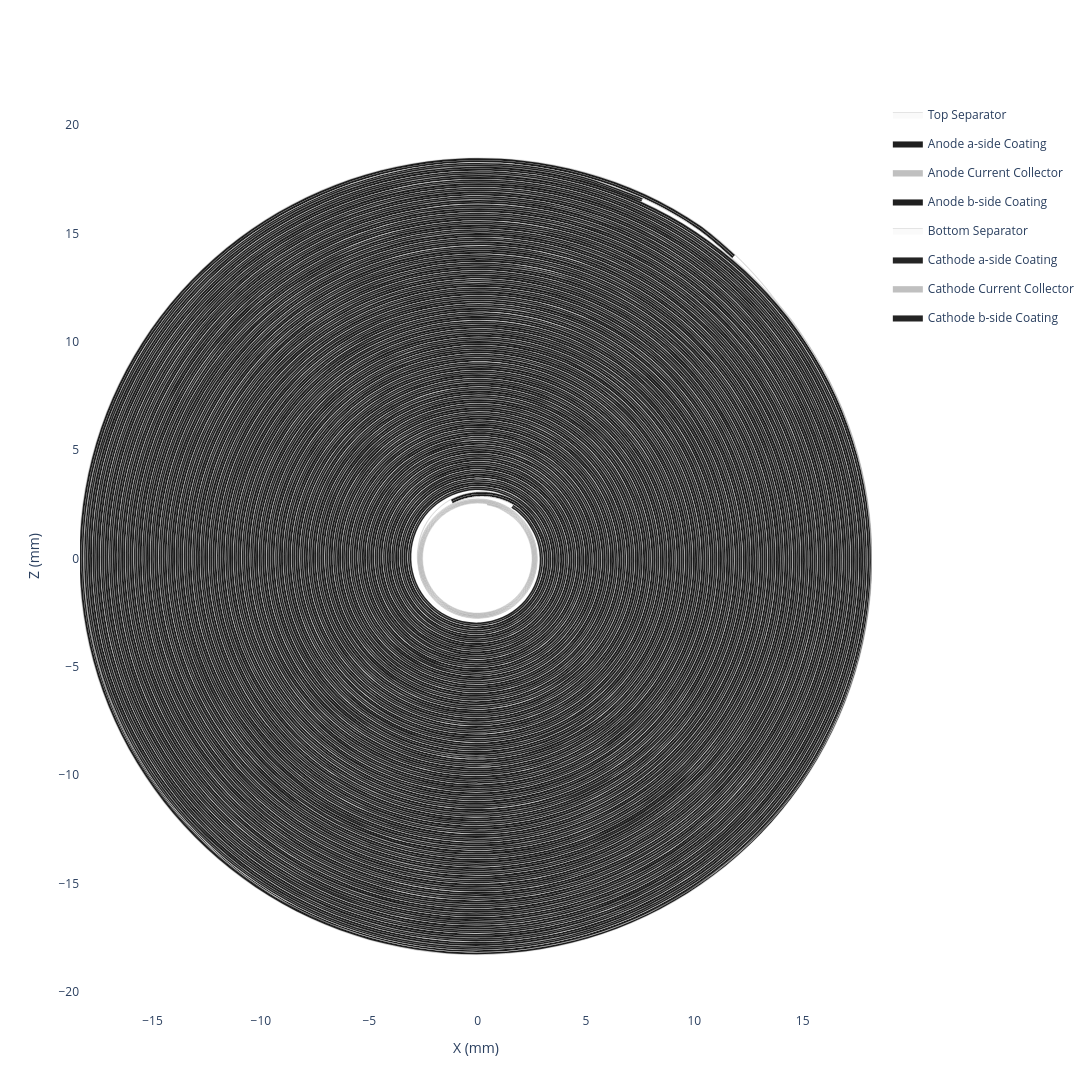

Notebook cell for this chart:
### Code cell
my_jellyroll.get_spiral_plot(height=1300, width=1300).show()

### Figure 1 — Plotly figure (JSON) as saved in the notebook; plotly's stock layout.template omitted (floating-point values rounded to 4 significant figures; data arrays with more than 128 entries replaced by an {"elided": "..."} marker saying what was removed)
{"data": [{"customdata": {"elided": "3280x6 float values"}, "fill": "toself", "fillcolor": "#fafafa", "hovertemplate": "<b>Top Separator (Extruded)</b><br>Theta: %{customdata[0]:.2f}°<br>Unwrapped Length: %{customdata[1]:.2f} mm<br>Radius: %{customdata[2]:.2f} mm<br>X: %{customdata[3]:.2f} mm<br>Z: %{customdata[4]:.2f} mm<br>Turns: %{customdata[5]:.2f}<extra></extra>", "legendgroup": "Top Separator", "line": {"color": "black", "shape": "spline", "width": 0.1}, "mode": "lines", "name": "Top Separator", "type": "scatter", "x": {"elided": "3280 float values"}, "y": {"elided": "3280 float values"}}, {"customdata": {"elided": "2886x6 float values"}, "fill": "toself", "fillcolor": "#1f1f1f", "hovertemplate": "<b>Anode a-side Coating (Extruded)</b><br>Theta: %{customdata[0]:.2f}°<br>Unwrapped Length: %{customdata[1]:.2f} mm<br>Radius: %{customdata[2]:.2f} mm<br>X: %{customdata[3]:.2f} mm<br>Z: %{customdata[4]:.2f} mm<br>Turns: %{customdata[5]:.2f}<extra></extra>", "legendgroup": "Anode a-side Coating", "line": {"color": "black", "shape": "spline", "width": 0.1}, "mode": "lines", "name": "Anode a-side Coating", "type": "scatter", "x": {"elided": "2886 float values"}, "y": {"elided": "2886 float values"}}, {"customdata": {"elided": "2886x6 float values"}, "fill": "toself", "fillcolor": "#C0C0C0", "hovertemplate": "<b>Anode Current Collector (Extruded)</b><br>Theta: %{customdata[0]:.2f}°<br>Unwrapped Length: %{customdata[1]:.2f} mm<br>Radius: %{customdata[2]:.2f} mm<br>X: %{customdata[3]:.2f} mm<br>Z: %{customdata[4]:.2f} mm<br>Turns: %{customdata[5]:.2f}<extra></extra>", "legendgroup": "Anode Current Collector", "line": {"color": "black", "shape": "spline", "width": 0.1}, "mode": "lines", "name": "Anode Current Collector", "type": "scatter", "x": {"elided": "2886 float values"}, "y": {"elided": "2886 float values"}}, {"customdata": {"elided": "2886x6 float values"}, "fill": "toself", "fillcolor": "#1f1f1f", "hovertemplate": "<b>Anode b-side Coating (Extruded)</b><br>Theta: %{customdata[0]:.2f}°<br>Unwrapped Length: %{customdata[1]:.2f} mm<br>Radius: %{customdata[2]:.2f} mm<br>X: %{customdata[3]:.2f} mm<br>Z: %{customdata[4]:.2f} mm<br>Turns: %{customdata[5]:.2f}<extra></extra>", "legendgroup": "Anode b-side Coating", "line": {"color": "black", "shape": "spline", "width": 0.1}, "mode": "lines", "name": "Anode b-side Coating", "type": "scatter", "x": {"elided": "2886 float values"}, "y": {"elided": "2886 float values"}}, {"customdata": {"elided": "3280x6 float values"}, "fill": "toself", "fillcolor": "#fafafa", "hovertemplate": "<b>Bottom Separator (Extruded)</b><br>Theta: %{customdata[0]:.2f}°<br>Unwrapped Length: %{customdata[1]:.2f} mm<br>Radius: %{customdata[2]:.2f} mm<br>X: %{customdata[3]:.2f} mm<br>Z: %{customdata[4]:.2f} mm<br>Turns: %{customdata[5]:.2f}<extra></extra>", "legendgroup": "Bottom Separator", "line": {"color": "black", "shape": "spline", "width": 0.1}, "mode": "lines", "name": "Bottom Separator", "type": "scatter", "x": {"elided": "3280 float values"}, "y": {"elided": "3280 float values"}}, {"customdata": {"elided": "2572x6 float values"}, "fill": "toself", "fillcolor": "#242424", "hovertemplate": "<b>Cathode a-side Coating (Extruded)</b><br>Theta: %{customdata[0]:.2f}°<br>Unwrapped Length: %{customdata[1]:.2f} mm<br>Radius: %{customdata[2]:.2f} mm<br>X: %{customdata[3]:.2f} mm<br>Z: %{customdata[4]:.2f} mm<br>Turns: %{customdata[5]:.2f}<extra></extra>", "legendgroup": "Cathode a-side Coating", "line": {"color": "black", "shape": "spline", "width": 0.1}, "mode": "lines", "name": "Cathode a-side Coating", "type": "scatter", "x": {"elided": "2572 float values"}, "y": {"elided": "2572 float values"}}, {"customdata": {"elided": "2572x6 float values"}, "fill": "toself", "fillcolor": "#C0C0C0", "hovertemplate": "<b>Cathode Current Collector (Extruded)</b><br>Theta: %{customdata[0]:.2f}°<br>Unwrapped Length: %{customdata[1]:.2f} mm<br>Radius: %{customdata[2]:.2f} mm<br>X: %{customdata[3]:.2f} mm<br>Z: %{customdata[4]:.2f} mm<br>Turns: %{customdata[5]:.2f}<extra></extra>", "legendgroup": "Cathode Current Collector", "line": {"color": "black", "shape": "spline", "width": 0.1}, "mode": "lines", "name": "Cathode Current Collector", "type": "scatter", "x": {"elided": "2572 float values"}, "y": {"elided": "2572 float values"}}, {"customdata": {"elided": "2572x6 float values"}, "fill": "toself", "fillcolor": "#242424", "hovertemplate": "<b>Cathode b-side Coating (Extruded)</b><br>Theta: %{customdata[0]:.2f}°<br>Unwrapped Length: %{customdata[1]:.2f} mm<br>Radius: %{customdata[2]:.2f} mm<br>X: %{customdata[3]:.2f} mm<br>Z: %{customdata[4]:.2f} mm<br>Turns: %{customdata[5]:.2f}<extra></extra>", "legendgroup": "Cathode b-side Coating", "line": {"color": "black", "shape": "spline", "width": 0.1}, "mode": "lines", "name": "Cathode b-side Coating", "type": "scatter", "x": {"elided": "2572 float values"}, "y": {"elided": "2572 float values"}}, {"customdata": {"elided": "1638x6 float values"}, "hovertemplate": "<b>Top Separator</b><br>Theta: %{customdata[0]:.2f}°<br>Unwrapped Length: %{customdata[1]:.2f} mm<br>Radius: %{customdata[2]:.2f} mm<br>X: %{customdata[3]:.2f} mm<br>Z: %{customdata[4]:.2f} mm<br>Turns: %{customdata[5]:.2f}<extra></extra>", "legendgroup": "Top Separator", "line": {"color": "#fafafa", "shape": "spline", "width": 0}, "mode": "lines", "name": "Top Separator", "showlegend": false, "type": "scatter", "x": {"elided": "1638 float values"}, "y": {"elided": "1638 float values"}}, {"customdata": {"elided": "1441x6 float values"}, "hovertemplate": "<b>Anode a-side Coating</b><br>Theta: %{customdata[0]:.2f}°<br>Unwrapped Length: %{customdata[1]:.2f} mm<br>Radius: %{customdata[2]:.2f} mm<br>X: %{customdata[3]:.2f} mm<br>Z: %{customdata[4]:.2f} mm<br>Turns: %{customdata[5]:.2f}<extra></extra>", "legendgroup": "Anode a-side Coating", "line": {"color": "#1f1f1f", "shape": "spline", "width": 0}, "mode": "lines", "name": "Anode a-side Coating", "showlegend": false, "type": "scatter", "x": {"elided": "1441 float values"}, "y": {"elided": "1441 float values"}}, {"customdata": {"elided": "1441x6 float values"}, "hovertemplate": "<b>Anode Current Collector</b><br>Theta: %{customdata[0]:.2f}°<br>Unwrapped Length: %{customdata[1]:.2f} mm<br>Radius: %{customdata[2]:.2f} mm<br>X: %{customdata[3]:.2f} mm<br>Z: %{customdata[4]:.2f} mm<br>Turns: %{customdata[5]:.2f}<extra></extra>", "legendgroup": "Anode Current Collector", "line": {"color": "#C0C0C0", "shape": "spline", "width": 0}, "mode": "lines", "name": "Anode Current Collector", "showlegend": false, "type": "scatter", "x": {"elided": "1441 float values"}, "y": {"elided": "1441 float values"}}, {"customdata": {"elided": "1441x6 float values"}, "hovertemplate": "<b>Anode b-side Coating</b><br>Theta: %{customdata[0]:.2f}°<br>Unwrapped Length: %{customdata[1]:.2f} mm<br>Radius: %{customdata[2]:.2f} mm<br>X: %{customdata[3]:.2f} mm<br>Z: %{customdata[4]:.2f} mm<br>Turns: %{customdata[5]:.2f}<extra></extra>", "legendgroup": "Anode b-side Coating", "line": {"color": "#1f1f1f", "shape": "spline", "width": 0}, "mode": "lines", "name": "Anode b-side Coating", "showlegend": false, "type": "scatter", "x": {"elided": "1441 float values"}, "y": {"elided": "1441 float values"}}, {"customdata": {"elided": "1638x6 float values"}, "hovertemplate": "<b>Bottom Separator</b><br>Theta: %{customdata[0]:.2f}°<br>Unwrapped Length: %{customdata[1]:.2f} mm<br>Radius: %{customdata[2]:.2f} mm<br>X: %{customdata[3]:.2f} mm<br>Z: %{customdata[4]:.2f} mm<br>Turns: %{customdata[5]:.2f}<extra></extra>", "legendgroup": "Bottom Separator", "line": {"color": "#fafafa", "shape": "spline", "width": 0}, "mode": "lines", "name": "Bottom Separator", "showlegend": false, "type": "scatter", "x": {"elided": "1638 float values"}, "y": {"elided": "1638 float values"}}, {"customdata": {"elided": "1284x6 float values"}, "hovertemplate": "<b>Cathode a-side Coating</b><br>Theta: %{customdata[0]:.2f}°<br>Unwrapped Length: %{customdata[1]:.2f} mm<br>Radius: %{customdata[2]:.2f} mm<br>X: %{customdata[3]:.2f} mm<br>Z: %{customdata[4]:.2f} mm<br>Turns: %{customdata[5]:.2f}<extra></extra>", "legendgroup": "Cathode a-side Coating", "line": {"color": "#242424", "shape": "spline", "width": 0}, "mode": "lines", "name": "Cathode a-side Coating", "showlegend": false, "type": "scatter", "x": {"elided": "1284 float values"}, "y": {"elided": "1284 float values"}}, {"customdata": {"elided": "1284x6 float values"}, "hovertemplate": "<b>Cathode Current Collector</b><br>Theta: %{customdata[0]:.2f}°<br>Unwrapped Length: %{customdata[1]:.2f} mm<br>Radius: %{customdata[2]:.2f} mm<br>X: %{customdata[3]:.2f} mm<br>Z: %{customdata[4]:.2f} mm<br>Turns: %{customdata[5]:.2f}<extra></extra>", "legendgroup": "Cathode Current Collector", "line": {"color": "#C0C0C0", "shape": "spline", "width": 0}, "mode": "lines", "name": "Cathode Current Collector", "showlegend": false, "type": "scatter", "x": {"elided": "1284 float values"}, "y": {"elided": "1284 float values"}}, {"customdata": {"elided": "1284x6 float values"}, "hovertemplate": "<b>Cathode b-side Coating</b><br>Theta: %{customdata[0]:.2f}°<br>Unwrapped Length: %{customdata[1]:.2f} mm<br>Radius: %{customdata[2]:.2f} mm<br>X: %{customdata[3]:.2f} mm<br>Z: %{customdata[4]:.2f} mm<br>Turns: %{customdata[5]:.2f}<extra></extra>", "legendgroup": "Cathode b-side Coating", "line": {"color": "#242424", "shape": "spline", "width": 0}, "mode": "lines", "name": "Cathode b-side Coating", "showlegend": false, "type": "scatter", "x": {"elided": "1284 float values"}, "y": {"elided": "1284 float values"}}], "layout": {"height": 1300, "hovermode": "closest", "paper_bgcolor": "white", "plot_bgcolor": "white", "width": 1300, "xaxis": {"scaleanchor": "y", "title": {"text": "X (mm)"}, "zeroline": false}, "yaxis": {"title": {"text": "Z (mm)"}, "zeroline": false}}}
